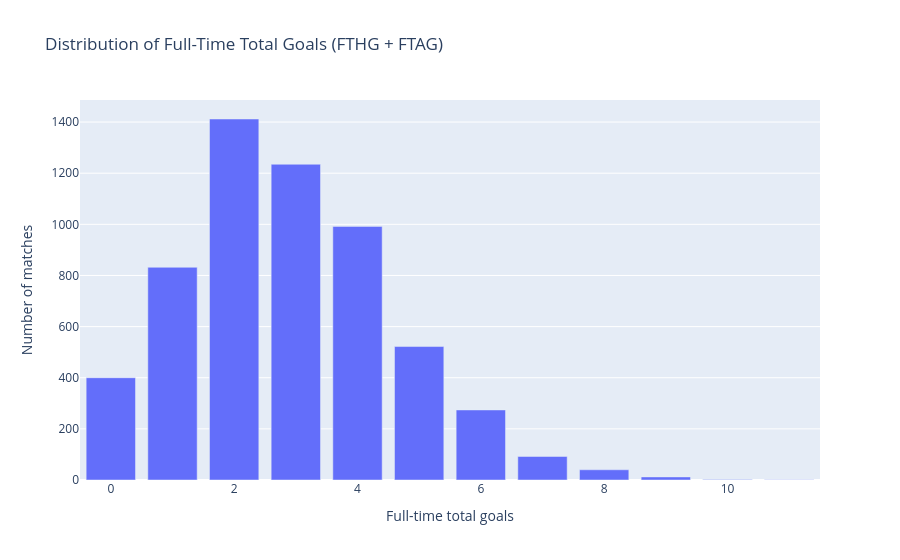

Here is the notebook cell this chart was saved with:
### Code cell
# Aggregate counts for each total-goals value
dist = (
    train
    .group_by("full_time_score")
    .agg(pl.len().alias("count"))
    .sort("full_time_score")
)

fig = px.bar(
    dist,
    x="full_time_score",
    y="count",
    title="Distribution of Full-Time Total Goals (FTHG + FTAG)",
    labels={"full_time_score": "Full-time total goals", "count": "Number of matches"},
)

fig.show()

### Figure 1 — Plotly figure (JSON) as saved in the notebook; plotly's stock layout.template omitted (floating-point values rounded to 4 significant figures)
{"data": [{"hovertemplate": "Full-time total goals=%{x}<br>Number of matches=%{y}<extra></extra>", "legendgroup": "", "marker": {"color": "#636efa", "pattern": {"shape": ""}}, "name": "", "orientation": "v", "showlegend": false, "textposition": "auto", "type": "bar", "x": [0, 1, 2, 3, 4, 5, 6, 7, 8, 9, 10, 11], "xaxis": "x", "y": [400, 832, 1412, 1235, 992, 522, 274, 92, 40, 12, 2, 1], "yaxis": "y"}], "layout": {"barmode": "relative", "legend": {"tracegroupgap": 0}, "title": {"text": "Distribution of Full-Time Total Goals (FTHG + FTAG)"}, "xaxis": {"anchor": "y", "domain": [0, 1], "title": {"text": "Full-time total goals"}}, "yaxis": {"anchor": "x", "domain": [0, 1], "title": {"text": "Number of matches"}}}}
